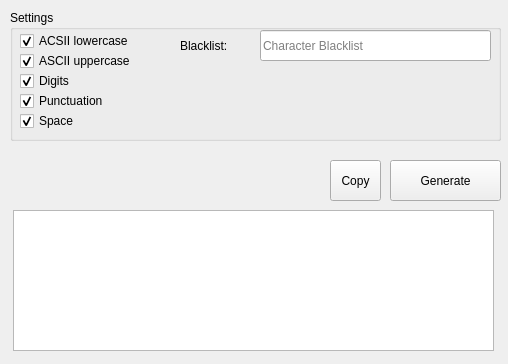
<?xml version="1.0" encoding="UTF-8"?>
<ui version="4.0">
 <class>MainWindow</class>
 <widget class="QMainWindow" name="MainWindow">
  <property name="geometry">
   <rect>
    <x>0</x>
    <y>0</y>
    <width>508</width>
    <height>364</height>
   </rect>
  </property>
  <property name="windowTitle">
   <string>MainWindow</string>
  </property>
  <widget class="QWidget" name="centralwidget">
   <widget class="QGroupBox" name="groupBox">
    <property name="geometry">
     <rect>
      <x>10</x>
      <y>10</y>
      <width>491</width>
      <height>131</height>
     </rect>
    </property>
    <property name="title">
     <string>Settings</string>
    </property>
    <widget class="QCheckBox" name="checkBox_1">
     <property name="geometry">
      <rect>
       <x>10</x>
       <y>20</y>
       <width>161</width>
       <height>22</height>
      </rect>
     </property>
     <property name="text">
      <string>ACSII lowercase</string>
     </property>
     <property name="checked">
      <bool>true</bool>
     </property>
    </widget>
    <widget class="QCheckBox" name="checkBox_2">
     <property name="geometry">
      <rect>
       <x>10</x>
       <y>40</y>
       <width>161</width>
       <height>22</height>
      </rect>
     </property>
     <property name="text">
      <string>ASCII uppercase</string>
     </property>
     <property name="checked">
      <bool>true</bool>
     </property>
    </widget>
    <widget class="QCheckBox" name="checkBox_3">
     <property name="geometry">
      <rect>
       <x>10</x>
       <y>60</y>
       <width>161</width>
       <height>22</height>
      </rect>
     </property>
     <property name="text">
      <string>Digits</string>
     </property>
     <property name="checked">
      <bool>true</bool>
     </property>
    </widget>
    <widget class="QCheckBox" name="checkBox_4">
     <property name="geometry">
      <rect>
       <x>10</x>
       <y>80</y>
       <width>161</width>
       <height>22</height>
      </rect>
     </property>
     <property name="text">
      <string>Punctuation</string>
     </property>
     <property name="checked">
      <bool>true</bool>
     </property>
    </widget>
    <widget class="QCheckBox" name="checkBox_5">
     <property name="geometry">
      <rect>
       <x>10</x>
       <y>100</y>
       <width>161</width>
       <height>22</height>
      </rect>
     </property>
     <property name="text">
      <string>Space</string>
     </property>
     <property name="checked">
      <bool>true</bool>
     </property>
    </widget>
    <widget class="QLineEdit" name="linEdit_blacklist">
     <property name="geometry">
      <rect>
       <x>250</x>
       <y>20</y>
       <width>231</width>
       <height>31</height>
      </rect>
     </property>
     <property name="text">
      <string/>
     </property>
     <property name="placeholderText">
      <string>Character Blacklist</string>
     </property>
    </widget>
    <widget class="QLabel" name="label">
     <property name="geometry">
      <rect>
       <x>170</x>
       <y>20</y>
       <width>71</width>
       <height>31</height>
      </rect>
     </property>
     <property name="text">
      <string>Blacklist:</string>
     </property>
    </widget>
   </widget>
   <widget class="QPushButton" name="pushButton">
    <property name="geometry">
     <rect>
      <x>390</x>
      <y>160</y>
      <width>111</width>
      <height>41</height>
     </rect>
    </property>
    <property name="text">
     <string>Generate</string>
    </property>
   </widget>
   <widget class="QPlainTextEdit" name="plainTextEdit">
    <property name="geometry">
     <rect>
      <x>13</x>
      <y>210</y>
      <width>481</width>
      <height>141</height>
     </rect>
    </property>
    <property name="readOnly">
     <bool>true</bool>
    </property>
   </widget>
   <widget class="QToolButton" name="toolButton">
    <property name="geometry">
     <rect>
      <x>330</x>
      <y>160</y>
      <width>51</width>
      <height>41</height>
     </rect>
    </property>
    <property name="text">
     <string>Copy</string>
    </property>
    <property name="shortcut">
     <string>Ctrl+C</string>
    </property>
    <property name="checkable">
     <bool>false</bool>
    </property>
   </widget>
  </widget>
 </widget>
 <resources/>
 <connections/>
</ui>
